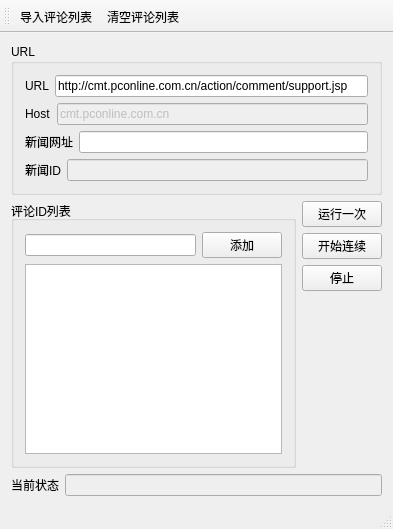
<?xml version="1.0" encoding="UTF-8"?>
<ui version="4.0">
 <class>auto_smzdmClass</class>
 <widget class="QMainWindow" name="auto_smzdmClass">
  <property name="geometry">
   <rect>
    <x>0</x>
    <y>0</y>
    <width>393</width>
    <height>529</height>
   </rect>
  </property>
  <property name="windowTitle">
   <string>太平洋之家点赞</string>
  </property>
  <widget class="QWidget" name="centralWidget">
   <layout class="QGridLayout" name="gridLayout_3">
    <item row="0" column="0">
     <widget class="QGroupBox" name="groupBox">
      <property name="title">
       <string>URL</string>
      </property>
      <layout class="QGridLayout" name="gridLayout_2">
       <item row="0" column="0">
        <layout class="QHBoxLayout" name="horizontalLayout_2">
         <item>
          <widget class="QLabel" name="label">
           <property name="text">
            <string>URL</string>
           </property>
          </widget>
         </item>
         <item>
          <widget class="QLineEdit" name="lineEdit_URL1">
           <property name="text">
            <string>http://cmt.pconline.com.cn/action/comment/support.jsp</string>
           </property>
          </widget>
         </item>
        </layout>
       </item>
       <item row="1" column="0">
        <layout class="QHBoxLayout" name="horizontalLayout_3">
         <item>
          <widget class="QLabel" name="label_2">
           <property name="text">
            <string>Host</string>
           </property>
          </widget>
         </item>
         <item>
          <widget class="QLineEdit" name="lineEdit_HOST1">
           <property name="enabled">
            <bool>false</bool>
           </property>
           <property name="text">
            <string>cmt.pconline.com.cn</string>
           </property>
          </widget>
         </item>
        </layout>
       </item>
       <item row="2" column="0">
        <layout class="QHBoxLayout" name="horizontalLayout_4">
         <item>
          <widget class="QLabel" name="label_3">
           <property name="text">
            <string>新闻网址</string>
           </property>
          </widget>
         </item>
         <item>
          <widget class="QLineEdit" name="lineEdit_REFERER"/>
         </item>
        </layout>
       </item>
       <item row="3" column="0">
        <layout class="QHBoxLayout" name="horizontalLayout_6">
         <item>
          <widget class="QLabel" name="label_4">
           <property name="text">
            <string>新闻ID</string>
           </property>
          </widget>
         </item>
         <item>
          <widget class="QLineEdit" name="lineEdit_news_id">
           <property name="enabled">
            <bool>false</bool>
           </property>
          </widget>
         </item>
        </layout>
       </item>
      </layout>
     </widget>
    </item>
    <item row="1" column="0">
     <layout class="QHBoxLayout" name="horizontalLayout_5">
      <item>
       <widget class="QGroupBox" name="groupBox_2">
        <property name="sizePolicy">
         <sizepolicy hsizetype="Preferred" vsizetype="Preferred">
          <horstretch>3</horstretch>
          <verstretch>0</verstretch>
         </sizepolicy>
        </property>
        <property name="title">
         <string>评论ID列表</string>
        </property>
        <layout class="QGridLayout" name="gridLayout">
         <item row="0" column="0">
          <layout class="QHBoxLayout" name="horizontalLayout_7">
           <item>
            <widget class="QLineEdit" name="lineEdit_comment_id"/>
           </item>
           <item>
            <widget class="QPushButton" name="pushButton_add_comment_id">
             <property name="text">
              <string>添加</string>
             </property>
            </widget>
           </item>
          </layout>
         </item>
         <item row="1" column="0">
          <widget class="QListWidget" name="listWidget_comment_id">
           <property name="sizePolicy">
            <sizepolicy hsizetype="Expanding" vsizetype="Expanding">
             <horstretch>2</horstretch>
             <verstretch>0</verstretch>
            </sizepolicy>
           </property>
          </widget>
         </item>
        </layout>
       </widget>
      </item>
      <item>
       <layout class="QVBoxLayout" name="verticalLayout">
        <item>
         <widget class="QPushButton" name="pushButton_clickone">
          <property name="text">
           <string>运行一次</string>
          </property>
         </widget>
        </item>
        <item>
         <widget class="QPushButton" name="pushButton_start">
          <property name="text">
           <string>开始连续</string>
          </property>
         </widget>
        </item>
        <item>
         <widget class="QPushButton" name="pushButton_pause">
          <property name="text">
           <string>停止</string>
          </property>
         </widget>
        </item>
        <item>
         <spacer name="verticalSpacer">
          <property name="orientation">
           <enum>Qt::Vertical</enum>
          </property>
          <property name="sizeHint" stdset="0">
           <size>
            <width>20</width>
            <height>40</height>
           </size>
          </property>
         </spacer>
        </item>
       </layout>
      </item>
     </layout>
    </item>
    <item row="2" column="0">
     <layout class="QHBoxLayout" name="horizontalLayout">
      <item>
       <widget class="QLabel" name="label_1">
        <property name="text">
         <string>当前状态</string>
        </property>
       </widget>
      </item>
      <item>
       <widget class="QLineEdit" name="lineEdit_msg">
        <property name="enabled">
         <bool>false</bool>
        </property>
       </widget>
      </item>
     </layout>
    </item>
   </layout>
  </widget>
  <widget class="QMenuBar" name="menuBar">
   <property name="geometry">
    <rect>
     <x>0</x>
     <y>0</y>
     <width>393</width>
     <height>23</height>
    </rect>
   </property>
  </widget>
  <widget class="QToolBar" name="mainToolBar">
   <attribute name="toolBarArea">
    <enum>TopToolBarArea</enum>
   </attribute>
   <attribute name="toolBarBreak">
    <bool>false</bool>
   </attribute>
   <addaction name="action_import_commentid"/>
   <addaction name="action_clear_comments"/>
  </widget>
  <widget class="QStatusBar" name="statusBar"/>
  <action name="action_import_commentid">
   <property name="text">
    <string>导入评论列表</string>
   </property>
  </action>
  <action name="action_clear_comments">
   <property name="text">
    <string>清空评论列表</string>
   </property>
  </action>
 </widget>
 <layoutdefault spacing="6" margin="11"/>
 <resources>
  <include location="auto_smzdm.qrc"/>
 </resources>
 <connections/>
</ui>
